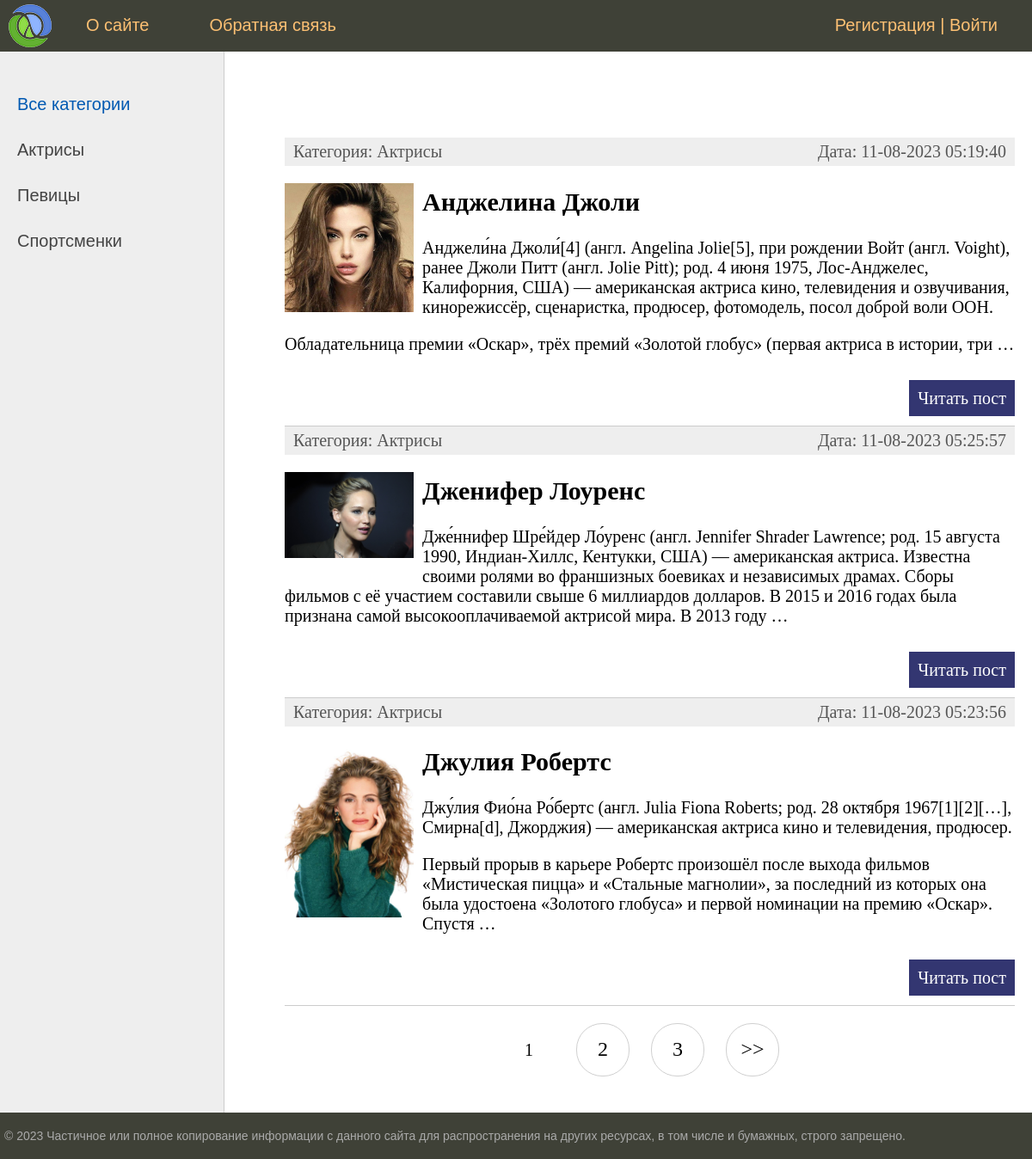
The page / on the database its author committed.
### women/models.py (models this page shows, shortened)
class Category(models.Model):
    name = models.CharField(max_length=100, db_index=True, verbose_name='Категория')
    slug = models.SlugField(max_length=255, unique=True, db_index=True, verbose_name='URL')
    def __str__(self):
        return self.name
    def get_absolute_url(self):
        return reverse('category', kwargs={'cat_slug': self.slug})
    class Meta:
        verbose_name = 'Категория'
        verbose_name_plural = 'Категории'
        ordering = ['id']

class Women(models.Model):
    title = models.CharField(max_length=255, verbose_name='Заголовок')
    slug = models.SlugField(max_length=255, unique=True, db_index=True, verbose_name='URL')
    content = models.TextField(blank=True, verbose_name='Текст статьи')
    photo = models.ImageField(upload_to="photos/%Y/%m/%d/", blank=True, verbose_name='Фото')
    time_create = models.DateTimeField(auto_now_add=True, verbose_name='Время создания')
    time_update = models.DateTimeField(auto_now=True, verbose_name='Время изменения')
    is_published = models.BooleanField(default=True, verbose_name='Публикация')
    cat = models.ForeignKey('Category', on_delete=models.PROTECT, verbose_name='Категория')
    def get_absolute_url(self):
        return reverse('post', kwargs={'post_slug': self.slug})
    class Meta:
        verbose_name = 'Известные женщины'
        verbose_name_plural = verbose_name
        ordering = ['id']

### women/views.py (the view)
# urls.py: path('', WomenHome.as_view(), name='home'),
class WomenHome(DataMixin, ListView):
    model = Women
    template_name = 'women/index.html'
    context_object_name = 'posts'
    def get_context_data(self, *, object_list=None, **kwargs):
        context = super().get_context_data(**kwargs)
        c_def = self.get_user_context(title='Главная страница')     # Из .utils.DataMixin
        return dict(list(context.items()) + list(c_def.items()))
    def get_queryset(self):
        return Women.objects.filter(is_published=True).select_related('cat')

### women/utils.py (called while the page is built)
    def get_user_context(self, **kwargs):
        context = kwargs
        cats = cache.get('cats')
        if not cats:
            cats = Category.objects.annotate(Count('women'))    # Метод annotate() Добавляет дополнительные атрибуты, в данном случае - annotate(count()) количество постов, связанных с рубрикой
            cache.set('cats', cats, 60)
        user_menu = menu.copy()         # скрывает "Добавить статью" для неавторизованных
        if not self.request.user.is_authenticated:
            user_menu.pop(1)
        context['menu'] = user_menu
        context['cats'] = cats
        if 'cat_selected' not in context:
            context['cat_selected'] = 0
        return context

### women/templates/women/index.html (shortened to what this page needs)
{% extends 'women/base.html' %}
{% block content %}
<ul class="list-articles">
	{% for p in posts %}
			<li>
				<div class="article-panel">
					<p class="first"> Категория: {{p.cat}} </p>
					<p class="last"> Дата: {{p.time_update|date:"d-m-Y H:i:s"}} </p>
				</div>
                {% if p.photo %}
                <p><img class="img-article-left thumb" src="{{ p.photo.url }}" alt=""> </p>
                {% endif %}
				<h2>{{p.title}}</h2>
	            {% autoescape on %}
	            {{p.content|linebreaks|truncatewords:50}}
	            {% endautoescape %}
			    <p class="link-read-post"><a href="{{ p.get_absolute_url }}">Читать пост</a></p>
			</li>
	{% endfor %}
</ul>
{% endblock %}

### women/templates/women/base.html (shortened to what this page needs)
{% load static %}
{% load women_tags %}
<!DOCTYPE html>
<html>
<head>
	<link type="text/css" href="{% static 'women/css/styles.css' %}" rel="stylesheet" />
</head>
<body>
<table class="table-page" border=0 cellpadding="0" cellspacing="0">
<tr><td valign=top>
{% block mainmenu %}
		<div class="header">
			<ul id="mainmenu" class="mainmenu">
			<li class="logo"><a href="{% url 'home' %}"><div class="logo"></div></a></li>
{% for m in menu %}
			<li><a href="{% url m.url_name %}">{{m.title}}</a></li>
{% endfor %}
            {% if request.user.is_authenticated %}
                <li class="last"> {{ user.username }} | <a href="{% url 'logout' %}">Выйти</a></li>
            {% else %}
                <li class="last"><a href="{% url 'register' %}">Регистрация</a> | <a href="{% url 'login' %}">Войти</a></li>
            {% endif %}
			</ul>
		</div>
{% endblock mainmenu %}
<table class="table-content" border=0 cellpadding="0" cellspacing="0">
<tr>
	<td valign="top" class="left-chapters">
	<ul id="leftchapters">
        {% if cat_selected == 0 %}
			<li class="selected"> Все категории </li>
		{% else  %}
			<li><a href="{% url 'home' %}"> Все категории </a></li>
		{% endif %}
    {% for c in cats %}
        {% if c.women__count > 0 %}
            {% if c.pk == cat_selected %}
                <li class="selected"> {{ c.name }} </li>
            {% else %}
                <li><a href="{{ c.get_absolute_url }}">{{ c.name }}</a></li>
            {% endif %}
        {% endif %}
    {% endfor %}
	</ul>
</td>
<td valign="top" class="content">
<div class="content-text">
{% block content %}
{% endblock %}
{% if page_obj.has_other_pages %}
    <nav class="list-pages">
        <ul>
            {% for p in paginator.page_range %}
                {% if page_obj.number == p %}
                    <li class="page-num page-num-selected">{{ p }}</li>
                {% elif p >= page_obj.number|add:-2 and p <= page_obj.number|add:2 %}
                    <li class="page-num">
                        <a href="?page={{ p }}"> {{ p }} </a>
                    </li>
                {% endif %}
            {% endfor %}
            {% if page_obj.has_next %}
                <li class="page-num">
                    <a href="?page={{ page_obj.next_page_number }}">&gt;&gt;</a>
                </li>
            {% endif %}
        </ul>
    </nav>
{% endif %}
</div>
</td></tr></table>
</td></tr>
<tr><td valign=top>
	<div id="footer">
		<p>&copy; 2023 Частичное или полное копирование информации с данного сайта для распространения на других ресурсах, в том числе и бумажных, строго запрещено.</p>
	</div>
</td></tr></table>
</body>
</html>

### women/static/women/css/styles.css (style rules this page uses)
html, body { font-family: 'Arial'; margin: 0; padding: 0; height: 100%; width: 100%; color: #444; }
a { color: #0059b2; text-decoration: none; }
img { max-width: 600px; height: auto; }
img.img-article-left { max-width: 300px; height: auto; float: left; padding: 0 10px 10px 0; }
img.img-article-left.thumb { max-width: 150px; height: auto; }
p.link-read-post { text-align: right; }
p.link-read-post a { padding: 10px; min-width: 100px; background: #333671; color: #fff; text-decoration: none; }
div.article-panel { background: #eee; padding: 5px 10px 5px 10px; box-sizing: border-box; overflow: hidden; color: #555; }
div.article-panel p.first { margin: 0; float: left; }
div.article-panel p.last { margin: 0; float: right; }
ul.list-articles { list-style: none; margin: 0; padding: 0; }
ul.list-articles li { border-bottom: 1px solid #ccc; }
.table-page { width: 100%; height: 100%; vertical-align: top; }
.table-page tr { height: 100%; }
.header { background: #3F4137; height: 60px; }
.logo { background: url('../images/logo.png') no-repeat 10px 5px; width: 70px; height: 60px; }
ul.mainmenu { list-style: none; margin: 0; padding: 0; height: 60px; color: #fdc073; font-size: 20px; overflow: hidden; }
ul.mainmenu li { float: left; margin: 18px 40px 0 30px; }
ul.mainmenu li.logo { margin: 0; }
ul.mainmenu li.last { float: right; }
ul.mainmenu li a { color: #fdc073; text-decoration: none; }
.table-content { width: 100%; min-height: 100%; height: 100%; }
.left-chapters { margin: 0; background: #eee; border-right: 1px solid #ccc; min-height: 100%; }
.left-chapters ul { width: 230px; min-height: 100%; margin: 0; padding: 20px 10px 10px 20px; list-style: none; font-size: 20px; }
.left-chapters ul li { margin: 30px 0 0 0; color: #999; }
.left-chapters ul li.selected { color: #0059b2; }
.left-chapters ul li a { color: #444; text-decoration: none; }
.content { padding: 40px 20px 20px 40px; width: 100%; box-sizing: border-box; }
.content-text { margin: 60px 0 0 30px; color: #000; font-size: 20px; font-family: Yandex Sans Display Light; }
#footer { box-sizing: border-box; background: #3F4137; padding: 5px; color: #aaa; font-size: 14px; font-family: Verdana, Geneva, Arial, Helvetica; text-align: left; overflow: hidden; }
.list-pages { text-align: center; margin: 0 0 20px 0; }
.list-pages ul { margin: 20px 0 0 0; padding: 0; list-style: none; }
.list-pages ul li { display: inline-block; margin: 0 20px 0 0; }
.list-pages a { color: #000; font-size: 24px; text-decoration: none; }
.list-pages .page-num, .page-num-selected { display: inline-block; width: 60px; height: 44px; padding: 16px 0 0 0; border: 1px solid #d0d0d0; border-radius: 30px; }
.list-pages .page-num-selected { border: none; color: #000; font-size: 20px; }

### rows shown on the page
Category: name "Актрисы"
Category: name "Певицы"
Category: name "Спортсменки"
Women: cat "Актрисы", time_update "11-08-2023 05:19:40", photo (picture), title "Анджелина Джоли", content "Анджели́на Джоли́[4] (англ. Angelina Jolie[5], при рождении Войт (англ. Voight), ранее Джоли Питт (англ. Jolie Pitt); род. 4 июня 1975, Лос-Анджелес, Калифорния, США) — американская актриса кино, телевидения и озвучивания, кинорежиссёр, сценаристка, продюсер, фотомодель, посол доброй воли ООН. Обладательница премии «Оскар», трёх премий «Золотой глобус» (первая актриса в истории, три …"
Women: cat "Актрисы", time_update "11-08-2023 05:25:57", photo (picture), title "Дженифер Лоуренс", content "Дже́ннифер Шре́йдер Ло́уренс (англ. Jennifer Shrader Lawrence; род. 15 августа 1990, Индиан-Хиллс, Кентукки, США) — американская актриса. Известна своими ролями во франшизных боевиках и независимых драмах. Сборы фильмов с её участием составили свыше 6 миллиардов долларов. В 2015 и 2016 годах была признана самой высокооплачиваемой актрисой мира. В 2013 году …"
Women: cat "Актрисы", time_update "11-08-2023 05:23:56", photo (picture), title "Джулия Робертс", content "Джу́лия Фио́на Ро́бертс (англ. Julia Fiona Roberts; род. 28 октября 1967[1][2][…], Смирна[d], Джорджия) — американская актриса кино и телевидения, продюсер. Первый прорыв в карьере Робертс произошёл после выхода фильмов «Мистическая пицца» и «Стальные магнолии», за последний из которых она была удостоена «Золотого глобуса» и первой номинации на премию «Оскар». Спустя …"

### other values the page prints
{{ m.title }} "О сайте" "Обратная связь"
{{ p }} "1"
{{ p }} "2" "3"
